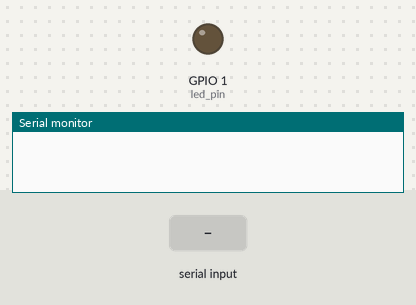
Bench run of a program on a simulated ESP32-S3. On the bench: output pins drawn as LEDs (lit = HIGH), the last lines printed to the serial monitor. Dashed ring = blinking. The inputs (shaded band) are chosen by the test bench.

Above: at 0.0 s.
At 1.8 s:
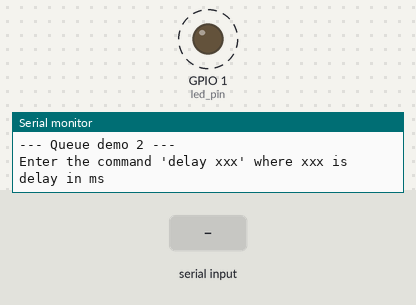
1.9 s: "90,45\n" received over Serial
4.9 s: "0\n" received over Serial
Timing chart, 0 to 13.9 s (numbered marks = the images above; inputs shaded):
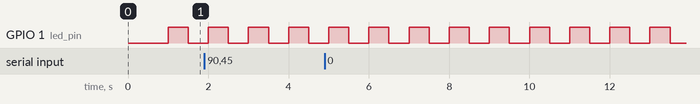

Measured:
- by itself, GPIO 1 (led_pin): alternates HIGH for 0.50 s and LOW for 0.50 s

The program:

main.cpp
```cpp
/*
One task performs basic echo on serial
if it sees delay followed by a number, it sends the number
(in a queue) to the second task. if it receives a message
in a second queue, it prints it to the console.
The second task blinks an LED. When it gets a message from the
first queue (number), it updates the blink delay to that number.
When ever the LED blinks 100 times, the second task sends a message
to the first task to be printed
*/

#include <Arduino.h>

// run task in core 1 only
#if CONFIG_FREERTOS_UNICORE
static const BaseType_t app_cpu = 0;
#else
static const BaseType_t app_cpu = 1;
#endif

// settings
static const uint8_t buf_len = 255;     // size of buffer to look for command
static const char command[] = "delay "; // note the space with delay
static const int delay_queue_len = 5;   // size of delay queue
static const int msg_queue_len = 5;     // size of msg queue
static const uint8_t blink_max = 100;   // number times to blink before message

// globals
static QueueHandle_t delay_queue;
static QueueHandle_t msg_queue;

// pins
static const int led_pin = 1;

// message struct
typedef struct Message
{
  char body[20];
  int count;
} Message;

// Task 1: command line interface
void doCLI(void *parameter)
{
  char c;
  char buf[buf_len];
  uint8_t idx;
  uint8_t cmd_len = strlen(command);
  int led_delay;
  Message rcv_msg;
  // clear whole buffer
  memset(buf, 0, buf_len);
  // run forever
  while (1)
  {
    // see if there is a message in the queue (do not block)
    if (xQueueReceive(msg_queue, (void *)&rcv_msg, 0) == pdTRUE)
    {
      Serial.print(rcv_msg.body);
      Serial.println(rcv_msg.count);
    }
    // read character from serial
    if (Serial.available())
    {
      c = Serial.read();
      // store received character to buffer if not over buffer limit
      if (idx < buf_len - 1)
      {
        buf[idx] = c;
        idx++;
      }
      // print newline and check input on enter
      if ((c == '\n') || (c == '\r'))
      {
        // print newline to terminal
        Serial.print("\r\n");
        // check if the first 6 characters are "delay "
        if (memcmp(buf, command, cmd_len) == 0)
        {
          // convert last part to positive integer (negative int crashes)
          char *tail = buf + cmd_len;
          led_delay = atoi(tail);
          led_delay = abs(led_delay);
          // send integer to other task via queue
          if (xQueueSend(delay_queue, (void *)&led_delay, 10) != pdTRUE)
          {
            Serial.println("ERROR: Could not put item on delay queue");
          }
        }
        // reset receive buffer and index counter
        memset(buf, 0, buf_len);
        idx = 0;
      }
      else
      {
        Serial.print(c); // echo the character back to serial terminal
      }
    }
  }
}

// Task 2: flash led based on delay provided, notify other task every 100 blinks
void blinkLED(void *parameter)
{
  Message msg;
  int led_delay = 500;
  uint8_t counter = 0;
  // setup the pin
  pinMode(led_pin, OUTPUT);
  // run forever
  while (1)
  {
    // see it there is a message in queue(do not block)
    if (xQueueReceive(delay_queue, (void *)&led_delay, 0) == pdTRUE)
    {
      // use only one task to manage serial comms (best practice)
      strcpy(msg.body, "message received");
      msg.count = 1;
      xQueueSend(msg_queue, (void *)&msg, 10);
    }
    // led blink
    digitalWrite(led_pin, HIGH);
    vTaskDelay(led_delay / portTICK_PERIOD_MS);
    digitalWrite(led_pin, LOW);
    vTaskDelay(led_delay / portTICK_PERIOD_MS);
    // if blinked 100 times, send a message to the other task
    counter++;
    if (counter >= blink_max)
    {
      // construct message and send
      strcpy(msg.body, "Blinked: ");
      msg.count = counter;
      xQueueSend(msg_queue, (void *)&msg, 10);
      // reset counter
      counter = 0;
    }
  }
}

void setup()
{
  // configure serial
  Serial.begin(115200);                  // baud rate
  vTaskDelay(1000 / portTICK_PERIOD_MS); // wait for a moment
  Serial.println();
  Serial.println("--- Queue demo 2 ---");
  Serial.println("Enter the command 'delay xxx' where xxx is delay in ms");
  // create queues
  delay_queue = xQueueCreate(delay_queue_len, sizeof(int));
  msg_queue = xQueueCreate(msg_queue_len, sizeof(Message));
  // create and run tasks
  xTaskCreatePinnedToCore(doCLI,       // function to be called
                          "Do CLI",    // task name
                          2048,        // taks stack size
                          NULL,        // parameter to pass to function
                          1,           // task priority
                          NULL,        // task handle
                          app_cpu);    // run task in core one
  xTaskCreatePinnedToCore(blinkLED,    // function to be called
                          "blink led", // task name
                          2048,        // taks stack size
                          NULL,        // parameter to pass to function
                          1,           // task priority
                          NULL,        // task handle
                          app_cpu);    // run task in core one

  // delete setup and loop tasks
  vTaskDelete(NULL);
}

void loop()
{
  // code execution never reaches here
}
```
